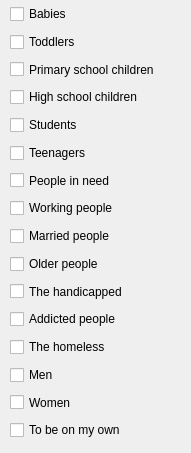
      <widget class="QWidget" name="tab_11">
       <attribute name="title">
        <string>People Orientation</string>
       </attribute>
       <widget class="QWidget" name="verticalLayoutWidget_5">
        <property name="geometry">
         <rect>
          <x>10</x>
          <y>0</y>
          <width>172</width>
          <height>444</height>
         </rect>
        </property>
        <layout class="QVBoxLayout" name="verticalLayout_5">
         <property name="spacing">
          <number>0</number>
         </property>
         <item>
          <widget class="QCheckBox" name="chkbPeople_1">
           <property name="sizePolicy">
            <sizepolicy hsizetype="Expanding" vsizetype="Expanding">
             <horstretch>0</horstretch>
             <verstretch>0</verstretch>
            </sizepolicy>
           </property>
           <property name="statusTip">
            <string>You like to interact with babies between the newborn stage and the age of 2.	</string>
           </property>
           <property name="styleSheet">
            <string notr="true">QCheckBox:hover:!pressed
{
background-color: rgba(186, 0, 3, 75);
}</string>
           </property>
           <property name="text">
            <string>Babies</string>
           </property>
          </widget>
         </item>
         <item>
          <widget class="QCheckBox" name="chkbPeople_2">
           <property name="sizePolicy">
            <sizepolicy hsizetype="Expanding" vsizetype="Expanding">
             <horstretch>0</horstretch>
             <verstretch>0</verstretch>
            </sizepolicy>
           </property>
           <property name="statusTip">
            <string>You like to interact with children between the ages of 2 and 5.	 </string>
           </property>
           <property name="styleSheet">
            <string notr="true">QCheckBox:hover:!pressed
{
background-color: rgba(186, 0, 3, 75);
}</string>
           </property>
           <property name="text">
            <string>Toddlers</string>
           </property>
          </widget>
         </item>
         <item>
          <widget class="QCheckBox" name="chkbPeople_5">
           <property name="sizePolicy">
            <sizepolicy hsizetype="Expanding" vsizetype="Expanding">
             <horstretch>0</horstretch>
             <verstretch>0</verstretch>
            </sizepolicy>
           </property>
           <property name="statusTip">
            <string>You like to interact with children between the ages of 6 and 13.	 </string>
           </property>
           <property name="styleSheet">
            <string notr="true">QCheckBox:hover:!pressed
{
background-color: rgba(186, 0, 3, 75);
}</string>
           </property>
           <property name="text">
            <string>Primary school children</string>
           </property>
          </widget>
         </item>
         <item>
          <widget class="QCheckBox" name="chkbPeople_7">
           <property name="sizePolicy">
            <sizepolicy hsizetype="Expanding" vsizetype="Expanding">
             <horstretch>0</horstretch>
             <verstretch>0</verstretch>
            </sizepolicy>
           </property>
           <property name="statusTip">
            <string>You like to interact with children between the ages of 13 and 19.	 </string>
           </property>
           <property name="styleSheet">
            <string notr="true">QCheckBox:hover:!pressed
{
background-color: rgba(186, 0, 3, 75);
}</string>
           </property>
           <property name="text">
            <string>High school children</string>
           </property>
          </widget>
         </item>
         <item>
          <widget class="QCheckBox" name="chkbPeople_8">
           <property name="sizePolicy">
            <sizepolicy hsizetype="Expanding" vsizetype="Expanding">
             <horstretch>0</horstretch>
             <verstretch>0</verstretch>
            </sizepolicy>
           </property>
           <property name="statusTip">
            <string>You like to interact young adults that are between the ages of 19 and 24.	 </string>
           </property>
           <property name="styleSheet">
            <string notr="true">QCheckBox:hover:!pressed
{
background-color: rgba(186, 0, 3, 75);
}</string>
           </property>
           <property name="text">
            <string>Students</string>
           </property>
          </widget>
         </item>
         <item>
          <widget class="QCheckBox" name="chkbPeople_12">
           <property name="sizePolicy">
            <sizepolicy hsizetype="Expanding" vsizetype="Expanding">
             <horstretch>0</horstretch>
             <verstretch>0</verstretch>
            </sizepolicy>
           </property>
           <property name="statusTip">
            <string>You like to interact with children between the ages of 13 and 19.	 </string>
           </property>
           <property name="styleSheet">
            <string notr="true">QCheckBox:hover:!pressed
{
background-color: rgba(186, 0, 3, 75);
}</string>
           </property>
           <property name="text">
            <string>Teenagers</string>
           </property>
          </widget>
         </item>
         <item>
          <widget class="QCheckBox" name="chkbPeople_6">
           <property name="sizePolicy">
            <sizepolicy hsizetype="Expanding" vsizetype="Expanding">
             <horstretch>0</horstretch>
             <verstretch>0</verstretch>
            </sizepolicy>
           </property>
           <property name="statusTip">
            <string>You like to interact with people who have some or other need.	 </string>
           </property>
           <property name="styleSheet">
            <string notr="true">QCheckBox:hover:!pressed
{
background-color: rgba(186, 0, 3, 75);
}</string>
           </property>
           <property name="text">
            <string>People in need</string>
           </property>
          </widget>
         </item>
         <item>
          <widget class="QCheckBox" name="chkbPeople_15">
           <property name="sizePolicy">
            <sizepolicy hsizetype="Expanding" vsizetype="Expanding">
             <horstretch>0</horstretch>
             <verstretch>0</verstretch>
            </sizepolicy>
           </property>
           <property name="statusTip">
            <string>You like to interact with people who are currently in a career.	 </string>
           </property>
           <property name="styleSheet">
            <string notr="true">QCheckBox:hover:!pressed
{
background-color: rgba(186, 0, 3, 75);
}</string>
           </property>
           <property name="text">
            <string>Working people</string>
           </property>
          </widget>
         </item>
         <item>
          <widget class="QCheckBox" name="chkbPeople_11">
           <property name="sizePolicy">
            <sizepolicy hsizetype="Expanding" vsizetype="Expanding">
             <horstretch>0</horstretch>
             <verstretch>0</verstretch>
            </sizepolicy>
           </property>
           <property name="statusTip">
            <string>You like to interact with people who are currently married.	 </string>
           </property>
           <property name="styleSheet">
            <string notr="true">QCheckBox:hover:!pressed
{
background-color: rgba(186, 0, 3, 75);
}</string>
           </property>
           <property name="text">
            <string>Married people</string>
           </property>
          </widget>
         </item>
         <item>
          <widget class="QCheckBox" name="chkbPeople_10">
           <property name="sizePolicy">
            <sizepolicy hsizetype="Expanding" vsizetype="Expanding">
             <horstretch>0</horstretch>
             <verstretch>0</verstretch>
            </sizepolicy>
           </property>
           <property name="statusTip">
            <string>You like to interact with senior citizens.	 </string>
           </property>
           <property name="styleSheet">
            <string notr="true">QCheckBox:hover:!pressed
{
background-color: rgba(186, 0, 3, 75);
}</string>
           </property>
           <property name="text">
            <string>Older people</string>
           </property>
          </widget>
         </item>
         <item>
          <widget class="QCheckBox" name="chkbPeople_9">
           <property name="sizePolicy">
            <sizepolicy hsizetype="Expanding" vsizetype="Expanding">
             <horstretch>0</horstretch>
             <verstretch>0</verstretch>
            </sizepolicy>
           </property>
           <property name="statusTip">
            <string>You like to interact with people who are physically and/or mentally handicapped.	 </string>
           </property>
           <property name="styleSheet">
            <string notr="true">QCheckBox:hover:!pressed
{
background-color: rgba(186, 0, 3, 75);
}</string>
           </property>
           <property name="text">
            <string>The handicapped</string>
           </property>
          </widget>
         </item>
         <item>
          <widget class="QCheckBox" name="chkbPeople_4">
           <property name="sizePolicy">
            <sizepolicy hsizetype="Expanding" vsizetype="Expanding">
             <horstretch>0</horstretch>
             <verstretch>0</verstretch>
            </sizepolicy>
           </property>
           <property name="statusTip">
            <string>You like to interact with people who are addicted to a substance.	 </string>
           </property>
           <property name="styleSheet">
            <string notr="true">QCheckBox:hover:!pressed
{
background-color: rgba(186, 0, 3, 75);
}</string>
           </property>
           <property name="text">
            <string>Addicted people</string>
           </property>
          </widget>
         </item>
         <item>
          <widget class="QCheckBox" name="chkbPeople_3">
           <property name="sizePolicy">
            <sizepolicy hsizetype="Expanding" vsizetype="Expanding">
             <horstretch>0</horstretch>
             <verstretch>0</verstretch>
            </sizepolicy>
           </property>
           <property name="statusTip">
            <string>You like to interact with people who have no refuge.	 </string>
           </property>
           <property name="styleSheet">
            <string notr="true">QCheckBox:hover:!pressed
{
background-color: rgba(186, 0, 3, 75);
}</string>
           </property>
           <property name="text">
            <string>The homeless</string>
           </property>
          </widget>
         </item>
         <item>
          <widget class="QCheckBox" name="chkbPeople_13">
           <property name="sizePolicy">
            <sizepolicy hsizetype="Expanding" vsizetype="Expanding">
             <horstretch>0</horstretch>
             <verstretch>0</verstretch>
            </sizepolicy>
           </property>
           <property name="statusTip">
            <string>You like to interact with males.	 </string>
           </property>
           <property name="styleSheet">
            <string notr="true">QCheckBox:hover:!pressed
{
background-color: rgba(186, 0, 3, 75);
}</string>
           </property>
           <property name="text">
            <string>Men</string>
           </property>
          </widget>
         </item>
         <item>
          <widget class="QCheckBox" name="chkbPeople_16">
           <property name="sizePolicy">
            <sizepolicy hsizetype="Expanding" vsizetype="Expanding">
             <horstretch>0</horstretch>
             <verstretch>0</verstretch>
            </sizepolicy>
           </property>
           <property name="statusTip">
            <string>You like to interact with females.	 </string>
           </property>
           <property name="styleSheet">
            <string notr="true">QCheckBox:hover:!pressed
{
background-color: rgba(186, 0, 3, 75);
}</string>
           </property>
           <property name="text">
            <string>Women</string>
           </property>
          </widget>
         </item>
         <item>
          <widget class="QCheckBox" name="chkbPeople_14">
           <property name="sizePolicy">
            <sizepolicy hsizetype="Expanding" vsizetype="Expanding">
             <horstretch>0</horstretch>
             <verstretch>0</verstretch>
            </sizepolicy>
           </property>
           <property name="statusTip">
            <string>You do not like to interact with people in general.	 </string>
           </property>
           <property name="styleSheet">
            <string notr="true">QCheckBox:hover:!pressed
{
background-color: rgba(186, 0, 3, 75);
}</string>
           </property>
           <property name="text">
            <string>To be on my own</string>
           </property>
          </widget>
         </item>
        </layout>
       </widget>
      </widget>
